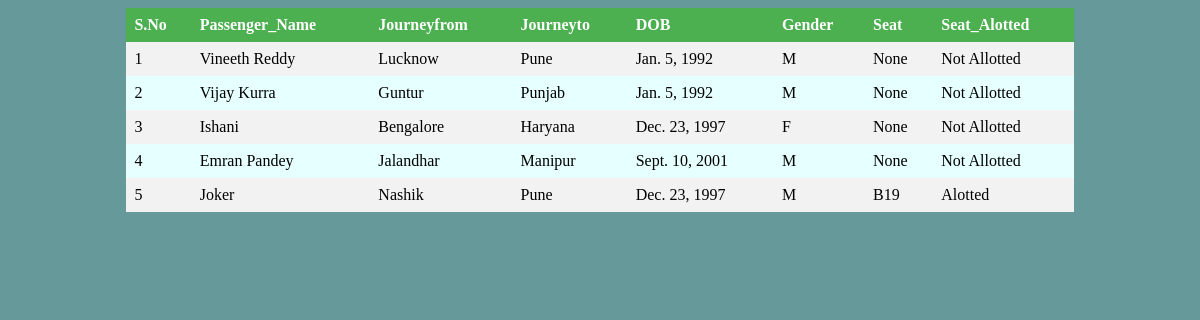
The app's page /display/ (signed in), older data.
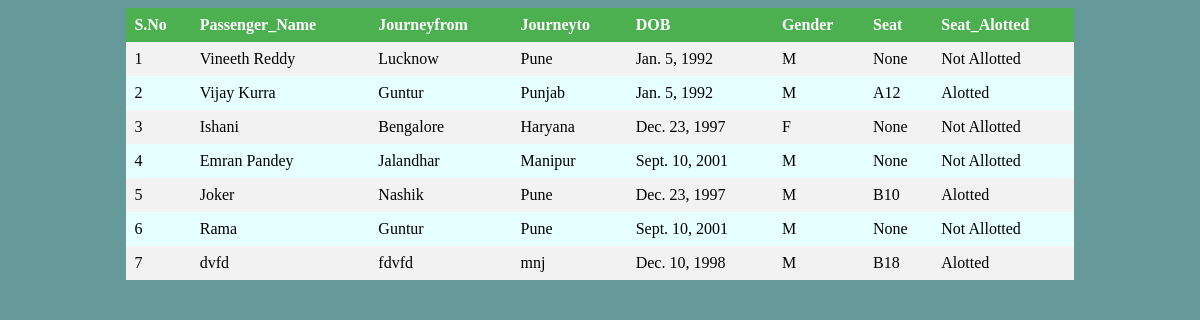
The same page, newer data.
### selection/models.py (models this page shows)
class Passenger(models.Model):
    user = models.OneToOneField(
        User,
        default=None,
        null=True,
        on_delete=models.CASCADE)
    gender_choices = [('M', 'Male'), ('F', 'Female')]
    passenger_name = models.CharField(max_length=200, null=True)
    journeyfrom = models.CharField(max_length=200, null=True)
    journeyto = models.CharField(max_length=200, null=True)
    dob = models.DateField(
        max_length=10,
        help_text="format : YYYY-MM-DD",
        null=True)
    gender = models.CharField(
        choices=gender_choices,
        max_length=1,
        default=None,
        null=True)
    seat = models.OneToOneField(
        'Seat',
        blank=True,
        on_delete=models.CASCADE,
        null=True)
    seat_allotted = models.BooleanField(default=True)

class Seat(models.Model):
    seat_choice = [('Window Seat', 'Window Seat'), ('Inner Seat', 'Inner Seat')]
    no = models.CharField(max_length=5)
    name = models.CharField(max_length=10)
    seat_type = models.CharField(choices=seat_choice, max_length=30, default=None)
    vacant = models.BooleanField(default=False)
    def __str__(self):
        return str(self.no)

### selection/views.py (the view)
# urls.py: path('display/',views.Showtable,name='Showtable'),
@login_required
def Showtable(request):
    query_results = Passenger.objects.all()
    return render(request,'display.html',{'query_results': query_results})

### selection/templates/display.html (shortened to what this page needs)
{% load static %}
<!DOCTYPE html>
<html>
<head>
</head>
<body bgcolor="#669999">
<table>
  <tr>
    <th>S.No</th>
    <th>Passenger_Name</th>
    <th>Journeyfrom</th>
    <th>Journeyto</th>
    <th>DOB</th>
    <th>Gender</th>
    <th>Seat</th>
    <th>Seat_Alotted</th>
  </tr>
    {% for item in query_results %}
    <tr>
        <td> {{ forloop.counter }} </td>
        <td>{{ item.passenger_name }}</td>
        <td>{{ item.journeyfrom }}</td>
        <td>{{ item.journeyto }}</td>
        <td>{{ item.dob }}</td>
        <td>{{ item.gender }}</td>
        <td>{{ item.seat }}</td>
        <td> {% if item.seat_allotted %} Alotted
            {% else %} Not Allotted
                    {% endif %}
        </td>
    </tr>
    {% endfor %}
</table>
</body>
</html>

### selection/templates/display.html (style rules this page uses)
table { border-collapse: collapse; width: 80%; margin-left: auto; margin-right: auto; }
th, td { text-align: left; padding: 8px; }
tr:nth-child(even) { background-color: #f2f2f2 }
tr:nth-child(odd) { background-color: #e6ffff }
th { background-color: #4CAF50; color: white; }

Row changes from the older to the newer data that the page shows:
changed Passenger "Vijay Kurra": seat "None" → "A12"; seat_allotted "Not Allotted" → "Alotted"
changed Passenger "Joker": seat "B19" → "B10"
added Passenger: passenger_name "Rama", journeyfrom "Guntur", journeyto "Pune", dob "Sept. 10, 2001", gender "M", seat "None", seat_allotted "Not Allotted"
added Passenger: passenger_name "dvfd", journeyfrom "fdvfd", journeyto "mnj", dob "Dec. 10, 1998", gender "M", seat "B18", seat_allotted "Alotted"
